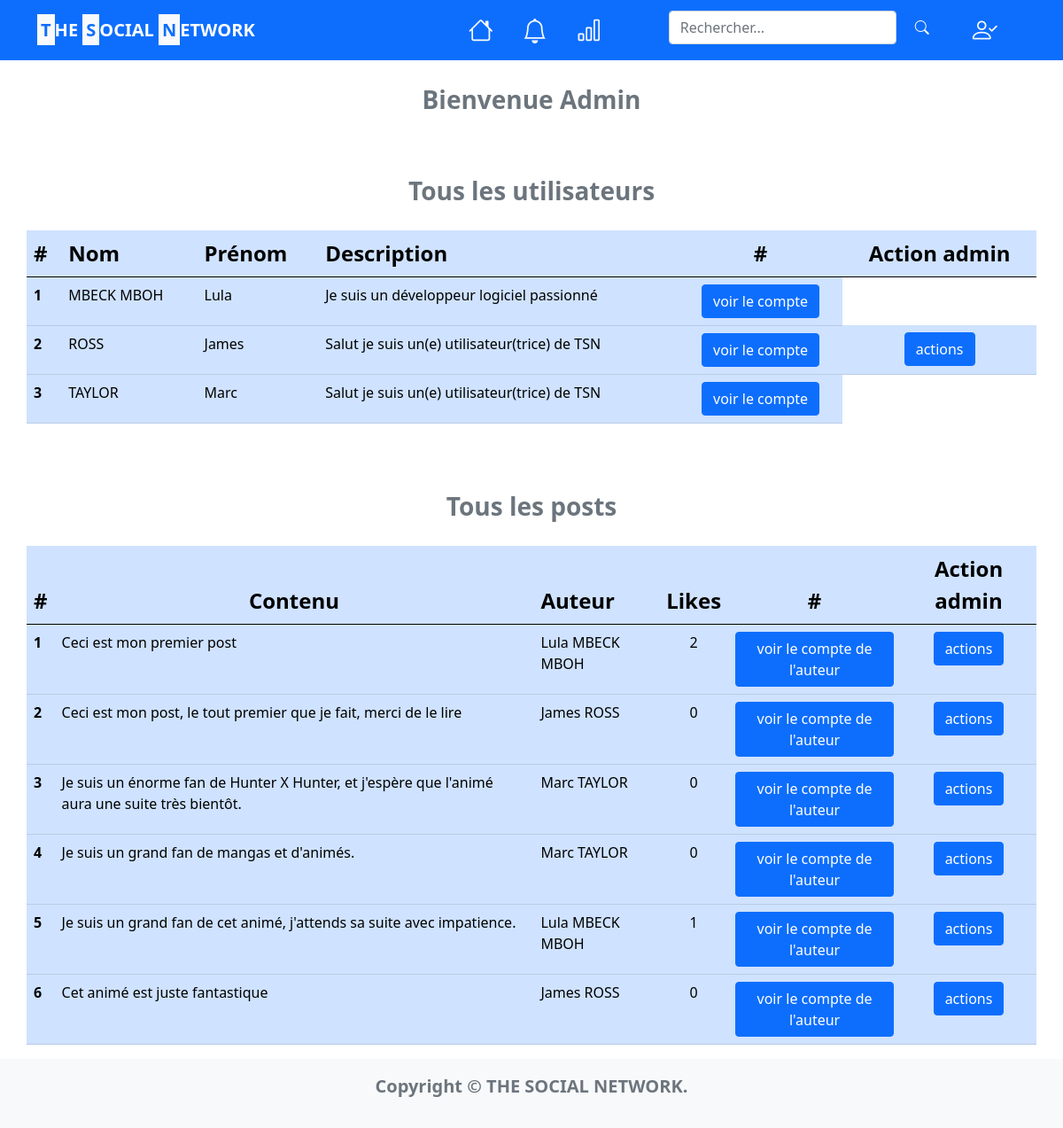
Page /TSN/index.php?action=adminSpace (signed in) on the committed database.
### tables this page shows
CREATE TABLE utilisateur (
    id INT AUTO_INCREMENT PRIMARY KEY,
    email VARCHAR(255) NOT NULL UNIQUE,
    mdp VARCHAR(255) NOT NULL,
    nom VARCHAR(255) NOT NULL,
    prenom VARCHAR(255) NOT NULL,
    date_de_naissance DATE NOT NULL,
    adresse VARCHAR(255) NOT NULL,
    admin BOOLEAN NOT NULL,
    statut_bannissement BOOLEAN NOT NULL,
    profile_photo VARCHAR(255) NULL,
    description LONGTEXT NOT NULL
);

CREATE TABLE post(
    id INT AUTO_INCREMENT PRIMARY KEY,
    id_utilisateur INTEGER NOT NULL,
    contenu LONGTEXT NOT NULL,
    date_creation DATE NOT NULL,
    image VARCHAR(255) NULL,
    sensible BOOLEAN NOT NULL,
    FOREIGN KEY (id_utilisateur) REFERENCES utilisateur(id)
);

### TSN/src/controllers/admin/admin.php (called while the page is built, shortened)
<?php
require_once("./src/models/admin.php");
class Admin {
    public function getAdminPage(){
        $this->getData();
        require('./src/views/admin.php');
    }
    public function getData(){
        $this->modelAdmin = new ModelAdmin;
        $this->modelAdmin->getAllData();
    }
}

### TSN/src/models/admin.php (called while the page is built, shortened)
<?php
require_once("lib/database.php");
require_once("user.php");
require_once("post.php");
require_once("./src/controllers/comment/comment.php");
class Admin {
    public function getAllData(){
        $this->databaseConnection = new DatabaseConnection;
        $statement = "SELECT * FROM utilisateur;";
        $query = $this->databaseConnection->getConnection()->prepare($statement);
        $query->execute();
        $result = $query->fetchAll();
        $statement_1 = "SELECT * FROM post;";
        $query_1 = $this->databaseConnection->getConnection()->prepare($statement_1);
        $query_1->execute();
        $result_1 = $query_1->fetchAll();
    }
}

### TSN/src/models/lib/database.php (called while the page is built, shortened)
<?php
class DatabaseConnection {
    public ?\PDO $database = null;
    private $localDatabaseAccess = ["mysql:host=localhost;dbname=mbeck_selatchom_database;charset=utf8", "root", ""];
    private $onlineDatabaseAccess = ["mysql:host=localhost;dbname=id22070392_tsndb;charset=utf8", "id22070392_luljn", "Azertyuiop_1234!#"];
    private $useLocalDatabase = True;
    public function getConnection(): \PDO {
        if($this->database === null){
            if($this->useLocalDatabase){
                $this->database = new \PDO($this->localDatabaseAccess[0], $this->localDatabaseAccess[1], $this->localDatabaseAccess[2]);
            }
            else{
                $this->database = new \PDO($this->onlineDatabaseAccess[0], $this->onlineDatabaseAccess[1], $this->onlineDatabaseAccess[2]);
            }
        }
        return $this->database;
    }
}

### TSN/src/models/user.php (called while the page is built, shortened)
<?php
require_once("lib/database.php");
class User {
    private int $id;
    private string $name;
    private string $surname;
    private bool $admin;
    private string $description;
    public function __construct(int $_id, string $_email, string $_password, string $_name, string $_surname,
                                string $_birthday, string $_address, bool $_admin,  string $_photo, string $_description){
        $this->id = $_id;
        $this->name = $_name;
        $this->surname = $_surname;
        $this->admin = $_admin;
        $this->description = $_description;
    }
    public function getID(){ return $this->id; }
    public function getName(){ return $this->name; }
    public function getSurname(){ return $this->surname; }
    public function getAdmin(){ return $this->admin; }
    public function getDescription(){ return $this->description; }
}

### TSN/src/models/post.php (called while the page is built, shortened)
<?php
require_once("lib/database.php");
require_once("user.php");
require_once("./src/controllers/comment/comment.php");
class Post {
    private string $content;
    private User $user;
    private int $likes;
    public function __construct(int $_id, string $_content, string $_creationDate, User $_user, string $_image, $_comments, int $_likes, bool $_sensible){
        $this->content = $_content;
        $this->user = $_user;
        $this->likes = $_likes;
    }
    public function getContent(){ return $this->content; }
    public function getUser(){ return $this->user; }
    public function getLikes(){ return $this->likes; }
}

### TSN/src/models/comment.php (called while the page is built, shortened)
<?php
require_once("lib/database.php");
require_once("user.php");
class CommentManagment {
    public function getCommentsByPost(int $idPost){
        $Comments = [];
        $Users = [];
        $this->databaseConnection = new DatabaseConnection;
        $statement = "SELECT * FROM commentaire WHERE id_post = \"{$idPost}\";";
        $query = $this->databaseConnection->getConnection()->prepare($statement);
        $query->execute();
        $result = $query->fetchAll();
        for ($i = 0; $i < count($result); $i++){
            $idUser = $result[$i]['id_utilisateur'];
            $statement_1 = "SELECT * from utilisateur WHERE id = \"{$idUser}\";";
            $query_1 = $this->databaseConnection->getConnection()->prepare($statement_1);
            $query_1->execute();
            $result_1 = $query_1->fetch();
            if($result_1['profile_photo'] == NULL){
                $user = new User($result_1['id'], $result_1['email'], $result_1['mdp'], $result_1['nom'], $result_1['prenom'],
                                date("d-m-Y", strtotime($result_1['date_de_naissance'])), $result_1['adresse'], $result_1['admin'], '', $result_1['description']);
            }
            else{
                $user = new User($result_1['id'], $result_1['email'], $result_1['mdp'], $result_1['nom'], $result_1['prenom'],
                                date("d-m-Y", strtotime($result_1['date_de_naissance'])), $result_1['adresse'], $result_1['admin'], $result_1['profile_photo'], $result_1['description']);
            }
            if(!in_array($user, $Users)){
                $Users[] = $user;
            }
        }
        for ($i = 0; $i < count($result); $i++){
            foreach($Users as $user){
                if($result[$i]['id_utilisateur'] === $user->getID()){
                    if($result[$i]['image'] == NULL){
                        $userComment = new Comment($result[$i]['id'], $idPost, $result[$i]['contenu'], $result[$i]['date_creation'], $user, '');
                    }
                    else{
                        $userComment = new Comment($result[$i]['id'], $idPost, $result[$i]['contenu'], $result[$i]['date_creation'], $user, $result[$i]['image']);
                    }
                    if(!in_array($userComment, $Comments)){
                        $Comments[] = $userComment;
                    }
                }
            }
        }
        return $Comments;
    }
}

### TSN/src/views/admin.php (the view, shortened to what this page needs)
<?php
    require('header.php');
?>
<?php
    $startingUrl = (new ModelConfig)->getStartingUrl();
    if(isset($_SESSION['isConnected']) && isset($_SESSION["user"])){
        $isConnected = $_SESSION['isConnected'];
        $connectedUser = $_SESSION["user"];
        $dataUsers = $_SESSION['dataUsers'];
        $dataPosts = $_SESSION['dataPosts'];
    }
?>
    <section>
        <div class="container mt-5">
            <div class="row justify-content-center mt-5">
                <?php if(isset($isConnected) && $isConnected && $connectedUser->getAdmin()){ ?>
                    <h5 class="fs-3 fw-bold text-center text-secondary mt-5">Bienvenue Admin</h5>
                    <?php if(!empty($dataUsers)){
                            $number = 1;
                    ?>
                        <table class="table table-primary mt-5">
                            <caption align="top" class="text-center text-secondary fs-3 fw-bold mb-3">Tous les utilisateurs</caption>
                            <thead>
                                <tr>
                                    <th scope="col" class="fs-4">#</th>
                                    <th scope="col" class="fs-4">Nom</th>
                                    <th scope="col" class="fs-4">Prénom</th>
                                    <th scope="col" class="fs-4">Description</th>
                                    <th scope="col" class="fs-4 text-center">#</th>
                                    <th scope="col" class="fs-4 text-center">Action admin</th>
                                </tr>
                            </thead>
                            <tbody>
                                <?php foreach($dataUsers as $user){ ?>
                                    <tr>
                                        <th scope="row"><?= $number ?></th>
                                        <td><?= $user->getName() ?></td>
                                        <td><?= $user->getSurname() ?></td>
                                        <td><?= $user->getDescription() ?></td>
                                        <td class="text-center">
                                            <a href="index.php?action=myAccount&userId=<?= urlencode($user->getID()) ?>">
                                                <button type="button" class="btn btn-primary">
                                                    voir le compte
                                                </button>
                                            </a>
                                        </td>
                                        <?php if(!$user->getAdmin()){ ?>
                                            <td class="text-center">
                                                <button type="button" class="btn btn-primary" data-bs-toggle="modal" data-bs-target="#modalUser">
                                                    actions
                                                </button>
                                            </td>
                                        <?php } ?>
                                    </tr>
                                <?php $number++;
                                    }
                                ?>
                            </tbody>
                        </table>
                    <?php } ?>
                    <?php if(!empty($dataPosts)){
                            $numberP = 1;
                    ?>
                        <table class="table table-primary mt-5">
                            <caption align="top" class="text-center text-secondary fs-3 fw-bold mb-3">Tous les posts</caption>
                            <thead>
                                <tr>
                                    <th scope="col" class="fs-4">#</th>
                                    <th scope="col" class="fs-4 text-center">Contenu</th>
                                    <th scope="col" class="fs-4">Auteur</th>
                                    <th scope="col" class="fs-4">Likes</th>
                                    <th scope="col" class="fs-4 text-center">#</th>
                                    <th scope="col" class="fs-4 text-center">Action admin</th>
                                </tr>
                            </thead>
                            <tbody>
                                <?php foreach($dataPosts as $post){ ?>
                                    <tr>
                                        <th scope="row"><?= $numberP ?></th>
                                        <td><?= $post->getContent() ?></td>
                                        <td><?= $post->getUser()->getSurname() . " " .  $post->getUser()->getName() ?></td>
                                        <td class="text-center"><?= $post->getLikes() ?></td>
                                        <td>
                                            <a href="index.php?action=myAccount&userId=<?= urlencode($post->getUser()->getID()) ?>">
                                                <button type="button" class="btn btn-primary">
                                                    voir le compte de l'auteur
                                                </button>
                                            </a>
                                        </td>
                                        <td class="text-center">
                                            <button type="button" class="btn btn-primary" data-bs-toggle="modal" data-bs-target="#modalPost">
                                                actions
                                            </button>
                                        </td>
                                        <?php $numberP++; } ?>
                                    </tr>
                                <?php
                                    }
                                ?>
                            </tbody>
                        </table>
                <?php } else {
                            header("location: {$startingUrl}/index.php?action=home");
                        }
                ?>
            </div>
        </div>
    </section>
<?php
    require('footer.php');
?>
<?php require('layout.php') ?>

### rows in the picture
utilisateur: nom "MBECK MBOH", prenom "Lula", description "Je suis un développeur logiciel passionné"
utilisateur: nom "ROSS", prenom "James", description "Salut je suis un(e) utilisateur(trice) de TSN"
utilisateur: nom "TAYLOR", prenom "Marc", description "Salut je suis un(e) utilisateur(trice) de TSN"
post: contenu "Ceci est mon premier post", id_utilisateur.prenom "Lula", id_utilisateur.nom "MBECK MBOH", Likes "2"
post: contenu "Ceci est mon post, le tout premier que je fait, merci de le lire", id_utilisateur.prenom "James", id_utilisateur.nom "ROSS", Likes "0"
post: contenu "Je suis un énorme fan de Hunter X Hunter, et j'espère que l'animé aura une suite très bientôt.", id_utilisateur.prenom "Marc", id_utilisateur.nom "TAYLOR", Likes "0"
post: contenu "Je suis un grand fan de mangas et d'animés.", id_utilisateur.prenom "Marc", id_utilisateur.nom "TAYLOR", Likes "0"
post: contenu "Je suis un grand fan de cet animé, j'attends sa suite avec impatience.", id_utilisateur.prenom "Lula", id_utilisateur.nom "MBECK MBOH", Likes "1"
post: contenu "Cet animé est juste fantastique", id_utilisateur.prenom "James", id_utilisateur.nom "ROSS", Likes "0"
